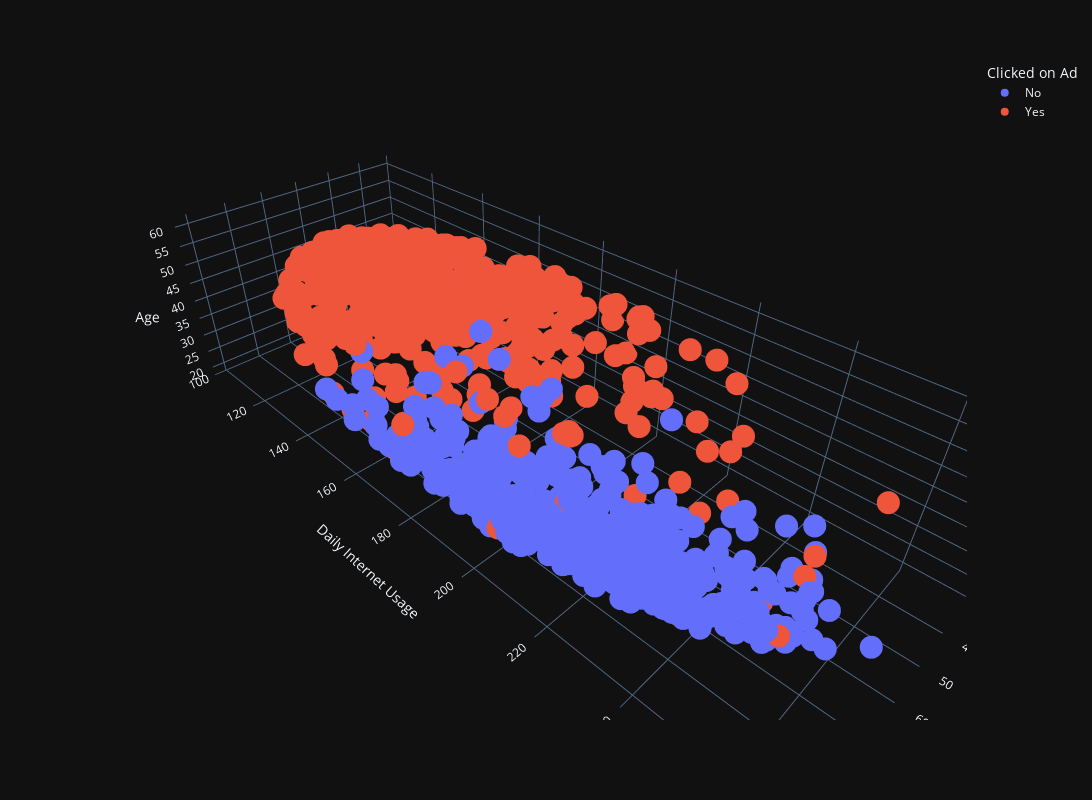

Notebook code cell kept with this figure:
### Markdown cell above
### Multivariate

### Code cell
fig = px.scatter_3d(df, x='Daily Time Spent on Site', y='Daily Internet Usage',z='Age', color='Clicked on Ad',
                    template='plotly_dark', width=1200, height=800)
fig.show()

### Figure 1 — Plotly figure (JSON) as saved in the notebook; plotly's stock layout.template omitted (floating-point values rounded to 4 significant figures; data arrays with more than 128 entries replaced by an {"elided": "..."} marker saying what was removed)
{"data": [{"hovertemplate": "Clicked on Ad=No<br>Daily Time Spent on Site=%{x}<br>Daily Internet Usage=%{y}<br>Age=%{z}<extra></extra>", "legendgroup": "No", "marker": {"color": "#636efa", "symbol": "circle"}, "mode": "markers", "name": "No", "scene": "scene", "showlegend": true, "type": "scatter3d", "x": {"elided": "500 float values"}, "y": {"elided": "500 float values"}, "z": {"elided": "500 int values"}}, {"hovertemplate": "Clicked on Ad=Yes<br>Daily Time Spent on Site=%{x}<br>Daily Internet Usage=%{y}<br>Age=%{z}<extra></extra>", "legendgroup": "Yes", "marker": {"color": "#EF553B", "symbol": "circle"}, "mode": "markers", "name": "Yes", "scene": "scene", "showlegend": true, "type": "scatter3d", "x": {"elided": "500 float values"}, "y": {"elided": "500 float values"}, "z": {"elided": "500 int values"}}], "layout": {"height": 800, "legend": {"title": {"text": "Clicked on Ad"}, "tracegroupgap": 0}, "margin": {"t": 60}, "scene": {"domain": {"x": [0, 1], "y": [0, 1]}, "xaxis": {"title": {"text": "Daily Time Spent on Site"}}, "yaxis": {"title": {"text": "Daily Internet Usage"}}, "zaxis": {"title": {"text": "Age"}}}, "width": 1200}}
